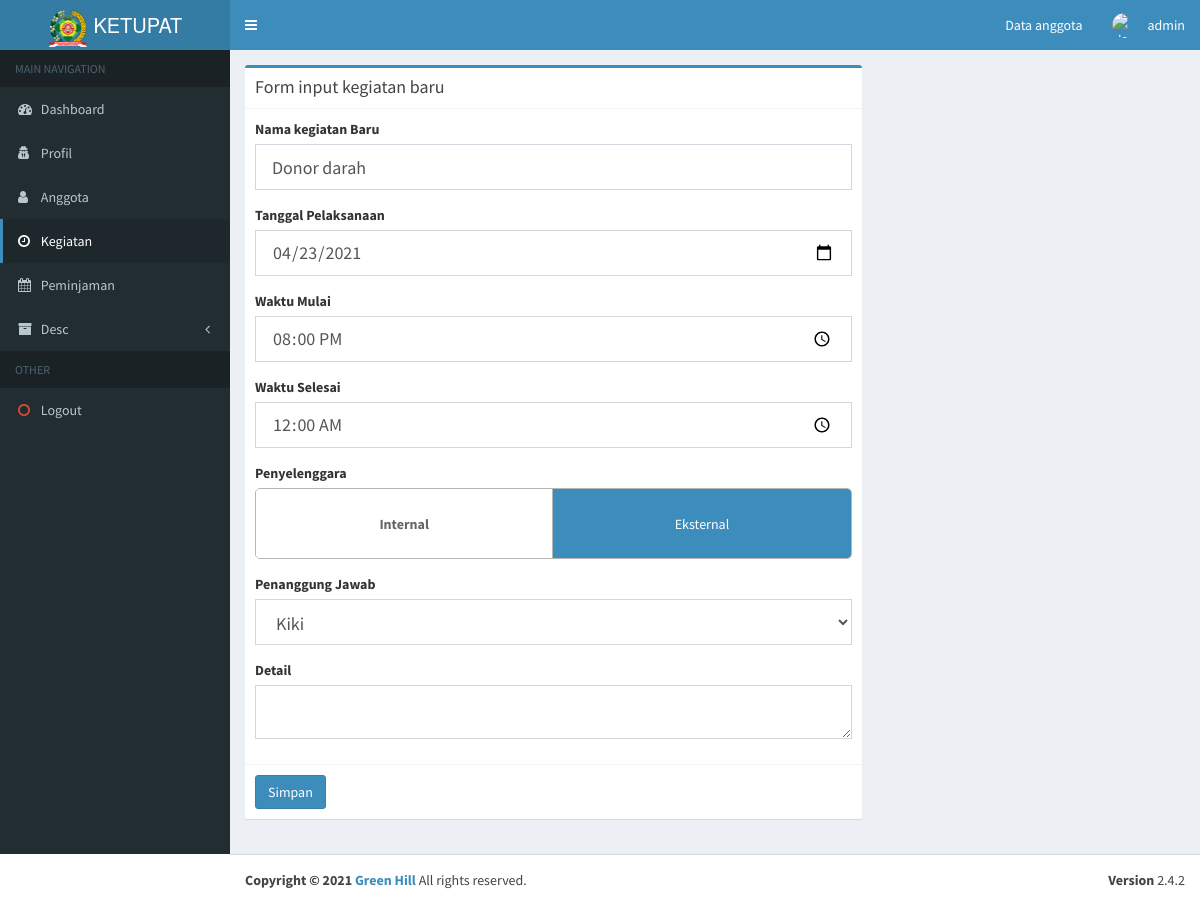
/admin/index.php?p=kegiatan&act=edit&id=1&n (signed in), run on the app's committed database.
### tables this page shows
CREATE TABLE IF NOT EXISTS `kegiatan` (
  `id_kegiatan` int(10) NOT NULL AUTO_INCREMENT,
  `nama_kegiatan` varchar(100) NOT NULL,
  `tanggal` date NOT NULL,
  `mulai` time NOT NULL,
  `selesai` time NOT NULL,
  `status` varchar(50) NOT NULL,
  `privasi` enum('Internal','Eksternal') NOT NULL,
  `deskripsi` text NOT NULL,
  `NIK` varchar(16) NOT NULL,
  PRIMARY KEY (`id_kegiatan`)
);

CREATE TABLE IF NOT EXISTS `anggota` (
  `NIK` varchar(16) NOT NULL,
  `nama_anggota` varchar(100) NOT NULL,
  `tempatlahir` varchar(50) NOT NULL,
  `tanggallahir` date NOT NULL,
  `tel` varchar(15) NOT NULL,
  `email` varchar(50) NOT NULL,
  `alamat` text NOT NULL,
  `rw` varchar(5) NOT NULL,
  `rt` varchar(5) NOT NULL,
  `img` text,
  `jabatan` int(5) NOT NULL,
  PRIMARY KEY (`NIK`)
);

### admin/page/kegiatan/edit.php (the view, shortened to what this page needs)
<?php
  $id=$_GET['id'];
  $edit=mysqli_fetch_array(mysqli_query($con,"SELECT * from kegiatan where id_kegiatan='$id'"));
 ?>
<div class="row">
    <div class="col-md-8">
      <div class="box box-primary">
        <div class="box-header with-border">
          <h3 class="box-title">Form input kegiatan baru</h3>
        </div>
        <form role="form" method="post">
          <div class="box-body">
            <div class="form-group">
              <label for="exampleInputEmail1">Nama kegiatan Baru</label>
              <input required type="text" name="nama" value="<?php echo $edit['nama_kegiatan'];?>" class="form-control input-lg">
            </div>
            <div class="form-group">
              <label for="exampleInputEmail1">Tanggal Pelaksanaan</label>
              <input required type="date" min="<?php echo $edit['tanggal'];?>" value="<?php echo $edit['tanggal'];?>" name="tanggal" class="form-control input-lg">
            </div>
            <div class="form-group">
              <label for="exampleInputEmail1">Waktu Mulai</label>
              <input required type="time" name="mulai" value="<?php echo $edit['mulai'];?>" format="HH:mm" class="form-control input-lg">
            </div>
            <div class="form-group">
              <label for="exampleInputEmail1">Waktu Selesai</label>
              <input required type="time" name="selesai" format="HH:mm" value="<?php echo $edit['selesai'];?>" class="form-control input-lg">
            </div>
            <div class="form-group">
              <label>Penyelenggara</label>
              <group class="inline-radio">
                <div><input type="radio" name="privasi" value="internal" <?php if ($edit['privasi']=='Internal') { echo "checked"; } ?>><label>Internal</label></div>
                <div><input type="radio" name="privasi" value="Eksternal" <?php if ($edit['privasi']=='Eksternal') { echo "checked"; } ?>><label>Eksternal</label></div>
              </group>
            </div>
            <div class="form-group">
              <label for="exampleInputEmail1">Penanggung Jawab</label>
              <select required name="NIK" class="form-control custom-select input-lg">
                <?php $query=mysqli_query($con,"SELECT * FROM anggota order by NIK");
                while ($jab=mysqli_fetch_array($query)) {?>
                  <option <?php
                  if ($edit['NIK']==$jab['NIK']) {
                    echo "selected";
                  }else{
                    echo "";
                  }
                  ?> value="<?=$jab['NIK']?>"><?=$jab['nama_anggota']?></option>
                 <?php } ?>
              </select>
            </div>
            <div class="form-group">
              <label>Detail</label>
              <textarea class="form-control" name="deskripsi" required minlength="50" id="editor"><?php echo $edit['deskripsi'];?></textarea>
            </div>
          </div>
          <div class="box-footer">
            <button type="submit" class="btn btn-primary" name="simpan">Simpan</button>
          </div>
        </form>
      </div>
    </div>
  </div>

### admin/page/kegiatan/edit.php (style rules this page uses)
.inline-radio { display: flex; border-radius: 5px; overflow: hidden; border: 1px solid #b6b6b6; }
.inline-radio div { position: relative; flex: 1; }
.inline-radio label { position: absolute; top: 0; left: 0; color: #666; width: 100%; height: 100%; background: #fff; display: flex; align-items: center; justify-content: center; pointer-events: none; border-right: 1px solid #b6b6b6; }
.inline-radio div:last-child label { border-right: 0; }
.inline-radio input:checked + label { background: #3C8DBC; font-weight: 500; color: #fff; }

### data on the page
kegiatan: nama "Donor darah", tanggal "04/23/2021", mulai "20:00:00", selesai "00:00:00", NIK "Kiki"

### other printed values
$_SESSION['name'] "admin"
